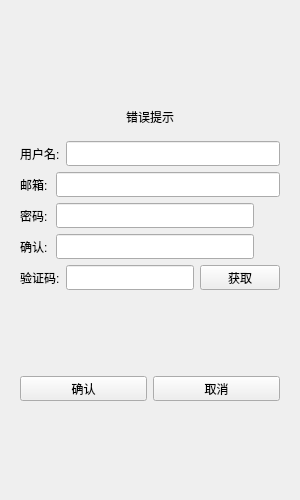
<?xml version="1.0" encoding="UTF-8"?>
<ui version="4.0">
 <class>RegisterDialog</class>
 <widget class="QDialog" name="RegisterDialog">
  <property name="geometry">
   <rect>
    <x>0</x>
    <y>0</y>
    <width>300</width>
    <height>500</height>
   </rect>
  </property>
  <property name="minimumSize">
   <size>
    <width>300</width>
    <height>500</height>
   </size>
  </property>
  <property name="maximumSize">
   <size>
    <width>300</width>
    <height>500</height>
   </size>
  </property>
  <property name="windowTitle">
   <string>Dialog</string>
  </property>
  <layout class="QVBoxLayout" name="verticalLayout_2">
   <item>
    <layout class="QVBoxLayout" name="verticalLayout">
     <item>
      <widget class="QStackedWidget" name="stackedWidget">
       <property name="currentIndex">
        <number>1</number>
       </property>
       <widget class="QWidget" name="page_2">
        <layout class="QVBoxLayout" name="verticalLayout_5">
         <item>
          <spacer name="verticalSpacer_5">
           <property name="orientation">
            <enum>Qt::Orientation::Vertical</enum>
           </property>
           <property name="sizeHint" stdset="0">
            <size>
             <width>20</width>
             <height>40</height>
            </size>
           </property>
          </spacer>
         </item>
         <item>
          <widget class="QLabel" name="tip1_lb">
           <property name="text">
            <string>注册成功，5s后返回登录</string>
           </property>
           <property name="alignment">
            <set>Qt::AlignmentFlag::AlignCenter</set>
           </property>
          </widget>
         </item>
         <item>
          <widget class="QLabel" name="tip2_lb">
           <property name="text">
            <string>可以点击返回按钮直接返回登录界面</string>
           </property>
           <property name="alignment">
            <set>Qt::AlignmentFlag::AlignCenter</set>
           </property>
          </widget>
         </item>
         <item>
          <spacer name="verticalSpacer_6">
           <property name="orientation">
            <enum>Qt::Orientation::Vertical</enum>
           </property>
           <property name="sizeHint" stdset="0">
            <size>
             <width>20</width>
             <height>40</height>
            </size>
           </property>
          </spacer>
         </item>
         <item>
          <widget class="QWidget" name="widget_2" native="true">
           <layout class="QHBoxLayout" name="horizontalLayout_2">
            <item>
             <spacer name="horizontalSpacer">
              <property name="orientation">
               <enum>Qt::Orientation::Horizontal</enum>
              </property>
              <property name="sizeHint" stdset="0">
               <size>
                <width>40</width>
                <height>20</height>
               </size>
              </property>
             </spacer>
            </item>
            <item>
             <widget class="QPushButton" name="return_btn">
              <property name="minimumSize">
               <size>
                <width>0</width>
                <height>25</height>
               </size>
              </property>
              <property name="maximumSize">
               <size>
                <width>16777215</width>
                <height>25</height>
               </size>
              </property>
              <property name="text">
               <string>返回登录</string>
              </property>
             </widget>
            </item>
            <item>
             <spacer name="horizontalSpacer_2">
              <property name="orientation">
               <enum>Qt::Orientation::Horizontal</enum>
              </property>
              <property name="sizeHint" stdset="0">
               <size>
                <width>40</width>
                <height>20</height>
               </size>
              </property>
             </spacer>
            </item>
           </layout>
          </widget>
         </item>
         <item>
          <spacer name="verticalSpacer_4">
           <property name="orientation">
            <enum>Qt::Orientation::Vertical</enum>
           </property>
           <property name="sizeHint" stdset="0">
            <size>
             <width>20</width>
             <height>40</height>
            </size>
           </property>
          </spacer>
         </item>
        </layout>
       </widget>
       <widget class="QWidget" name="page">
        <layout class="QVBoxLayout" name="verticalLayout_3">
         <item>
          <spacer name="verticalSpacer">
           <property name="orientation">
            <enum>Qt::Orientation::Vertical</enum>
           </property>
           <property name="sizeHint" stdset="0">
            <size>
             <width>20</width>
             <height>40</height>
            </size>
           </property>
          </spacer>
         </item>
         <item>
          <widget class="QWidget" name="widget" native="true">
           <layout class="QVBoxLayout" name="verticalLayout_4">
            <item>
             <widget class="QLabel" name="error_tip">
              <property name="text">
               <string>错误提示</string>
              </property>
              <property name="alignment">
               <set>Qt::AlignmentFlag::AlignCenter</set>
              </property>
             </widget>
            </item>
           </layout>
          </widget>
         </item>
         <item>
          <layout class="QHBoxLayout" name="horizontalLayout">
           <item>
            <widget class="QLabel" name="user_label">
             <property name="minimumSize">
              <size>
               <width>30</width>
               <height>25</height>
              </size>
             </property>
             <property name="maximumSize">
              <size>
               <width>16777215</width>
               <height>25</height>
              </size>
             </property>
             <property name="text">
              <string>用户名:</string>
             </property>
            </widget>
           </item>
           <item>
            <widget class="QLineEdit" name="user_edit">
             <property name="minimumSize">
              <size>
               <width>0</width>
               <height>25</height>
              </size>
             </property>
             <property name="maximumSize">
              <size>
               <width>16777215</width>
               <height>25</height>
              </size>
             </property>
            </widget>
           </item>
          </layout>
         </item>
         <item>
          <layout class="QHBoxLayout" name="horizontalLayout_3">
           <item>
            <widget class="QLabel" name="email_label">
             <property name="minimumSize">
              <size>
               <width>30</width>
               <height>25</height>
              </size>
             </property>
             <property name="maximumSize">
              <size>
               <width>16777215</width>
               <height>25</height>
              </size>
             </property>
             <property name="text">
              <string>邮箱:</string>
             </property>
            </widget>
           </item>
           <item>
            <widget class="QLineEdit" name="email_edit">
             <property name="minimumSize">
              <size>
               <width>0</width>
               <height>25</height>
              </size>
             </property>
             <property name="maximumSize">
              <size>
               <width>16777215</width>
               <height>25</height>
              </size>
             </property>
            </widget>
           </item>
          </layout>
         </item>
         <item>
          <layout class="QHBoxLayout" name="horizontalLayout_4">
           <item>
            <widget class="QLabel" name="pass_label">
             <property name="minimumSize">
              <size>
               <width>30</width>
               <height>25</height>
              </size>
             </property>
             <property name="maximumSize">
              <size>
               <width>16777215</width>
               <height>25</height>
              </size>
             </property>
             <property name="text">
              <string>密码:</string>
             </property>
            </widget>
           </item>
           <item>
            <widget class="QLineEdit" name="pass_edit">
             <property name="minimumSize">
              <size>
               <width>0</width>
               <height>25</height>
              </size>
             </property>
             <property name="maximumSize">
              <size>
               <width>16777215</width>
               <height>25</height>
              </size>
             </property>
            </widget>
           </item>
           <item>
            <widget class="ClickedLabel" name="pass_visible">
             <property name="minimumSize">
              <size>
               <width>20</width>
               <height>20</height>
              </size>
             </property>
             <property name="maximumSize">
              <size>
               <width>20</width>
               <height>20</height>
              </size>
             </property>
             <property name="text">
              <string/>
             </property>
            </widget>
           </item>
          </layout>
         </item>
         <item>
          <layout class="QHBoxLayout" name="horizontalLayout_5">
           <item>
            <widget class="QLabel" name="confirm_label">
             <property name="minimumSize">
              <size>
               <width>30</width>
               <height>25</height>
              </size>
             </property>
             <property name="maximumSize">
              <size>
               <width>16777215</width>
               <height>25</height>
              </size>
             </property>
             <property name="text">
              <string>确认:</string>
             </property>
            </widget>
           </item>
           <item>
            <widget class="QLineEdit" name="confirm_edit">
             <property name="minimumSize">
              <size>
               <width>0</width>
               <height>25</height>
              </size>
             </property>
             <property name="maximumSize">
              <size>
               <width>16777215</width>
               <height>25</height>
              </size>
             </property>
            </widget>
           </item>
           <item>
            <widget class="ClickedLabel" name="confirm_visible">
             <property name="minimumSize">
              <size>
               <width>20</width>
               <height>20</height>
              </size>
             </property>
             <property name="maximumSize">
              <size>
               <width>20</width>
               <height>20</height>
              </size>
             </property>
             <property name="text">
              <string/>
             </property>
            </widget>
           </item>
          </layout>
         </item>
         <item>
          <layout class="QHBoxLayout" name="horizontalLayout_6">
           <item>
            <widget class="QLabel" name="verify_label">
             <property name="minimumSize">
              <size>
               <width>30</width>
               <height>25</height>
              </size>
             </property>
             <property name="maximumSize">
              <size>
               <width>16777215</width>
               <height>25</height>
              </size>
             </property>
             <property name="text">
              <string>验证码:</string>
             </property>
            </widget>
           </item>
           <item>
            <widget class="QLineEdit" name="verify_edit">
             <property name="minimumSize">
              <size>
               <width>0</width>
               <height>25</height>
              </size>
             </property>
             <property name="maximumSize">
              <size>
               <width>16777215</width>
               <height>25</height>
              </size>
             </property>
            </widget>
           </item>
           <item>
            <widget class="TimerBtn" name="get_code">
             <property name="minimumSize">
              <size>
               <width>0</width>
               <height>25</height>
              </size>
             </property>
             <property name="maximumSize">
              <size>
               <width>16777215</width>
               <height>25</height>
              </size>
             </property>
             <property name="text">
              <string>获取</string>
             </property>
            </widget>
           </item>
          </layout>
         </item>
         <item>
          <spacer name="verticalSpacer_2">
           <property name="orientation">
            <enum>Qt::Orientation::Vertical</enum>
           </property>
           <property name="sizeHint" stdset="0">
            <size>
             <width>20</width>
             <height>40</height>
            </size>
           </property>
          </spacer>
         </item>
         <item>
          <layout class="QHBoxLayout" name="horizontalLayout_7">
           <item>
            <widget class="QPushButton" name="confirm_btn">
             <property name="minimumSize">
              <size>
               <width>0</width>
               <height>25</height>
              </size>
             </property>
             <property name="maximumSize">
              <size>
               <width>16777215</width>
               <height>25</height>
              </size>
             </property>
             <property name="text">
              <string>确认</string>
             </property>
            </widget>
           </item>
           <item>
            <widget class="QPushButton" name="cancel_btn">
             <property name="minimumSize">
              <size>
               <width>0</width>
               <height>25</height>
              </size>
             </property>
             <property name="maximumSize">
              <size>
               <width>16777215</width>
               <height>25</height>
              </size>
             </property>
             <property name="text">
              <string>取消</string>
             </property>
            </widget>
           </item>
          </layout>
         </item>
         <item>
          <spacer name="verticalSpacer_3">
           <property name="orientation">
            <enum>Qt::Orientation::Vertical</enum>
           </property>
           <property name="sizeHint" stdset="0">
            <size>
             <width>20</width>
             <height>40</height>
            </size>
           </property>
          </spacer>
         </item>
        </layout>
       </widget>
      </widget>
     </item>
    </layout>
   </item>
  </layout>
 </widget>
 <customwidgets>
  <customwidget>
   <class>ClickedLabel</class>
   <extends>QLabel</extends>
   <header>clickedlabel.h</header>
  </customwidget>
  <customwidget>
   <class>TimerBtn</class>
   <extends>QPushButton</extends>
   <header>timerbtn.h</header>
  </customwidget>
 </customwidgets>
 <resources/>
 <connections/>
</ui>
